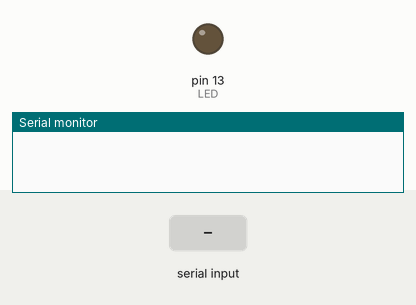
A sketch run on a simulated Arduino Uno, built with avr-gcc and run on an emulated ATmega328P. Parts: output pins drawn as LEDs (lit = HIGH), the last lines printed to the serial monitor. Dashed ring = blinking. The inputs (shaded band) are chosen by the test bench.

Above: at 1.2 s.
1.3 s: "90,45\n" received over Serial
At 1.43 s:
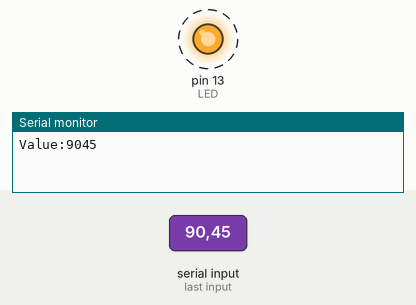
Timing chart, 0 to 10.3 s (numbered marks = the images above; inputs shaded):
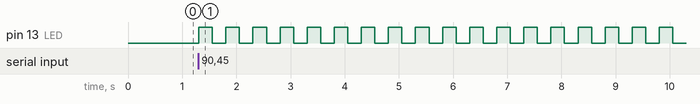

Measured:
- after the input at 1.3 s, pin 13 (LED): alternates HIGH for 0.25 s and LOW for 0.25 s, starting at once

The sketch:

control_motor.ino
```cpp
#include <Stepper.h>

const int numberOfSteps = 100;
const int motor_speed = 60;

// initialize the stepper library on pins 8 through 11:
Stepper myStepper(numberOfSteps, 8, 9, 10, 11);

String inString = "";    // string to hold input
int value = 0;
const int LED = 13;

void setup()
{
  Serial.begin(9600);
  pinMode(LED, OUTPUT);
  myStepper.setSpeed(motor_speed);
}

void loop() {
  // Read serial input
  while (Serial.available() > 0) {
    int inChar = Serial.read();
    if (isDigit(inChar)) {
      inString += (char)inChar;
    }
    // if newline, get the string
    if (inChar == '\n') {
      Serial.print("Value:");
      value = inString.toInt();
      Serial.println(value);

      // CAMBIAR ESTE CICLO POR LA LOGICA DEL MOTOR
      // myStepper.step(numberOfSteps);
      for (int i = 0; i<value; i++)
      {
        digitalWrite(LED, HIGH);
        delay(250);
        digitalWrite(LED, LOW);
        delay(250);
      }

      // clear the string for new input:
      inString = "";
    }
  }
}
```
